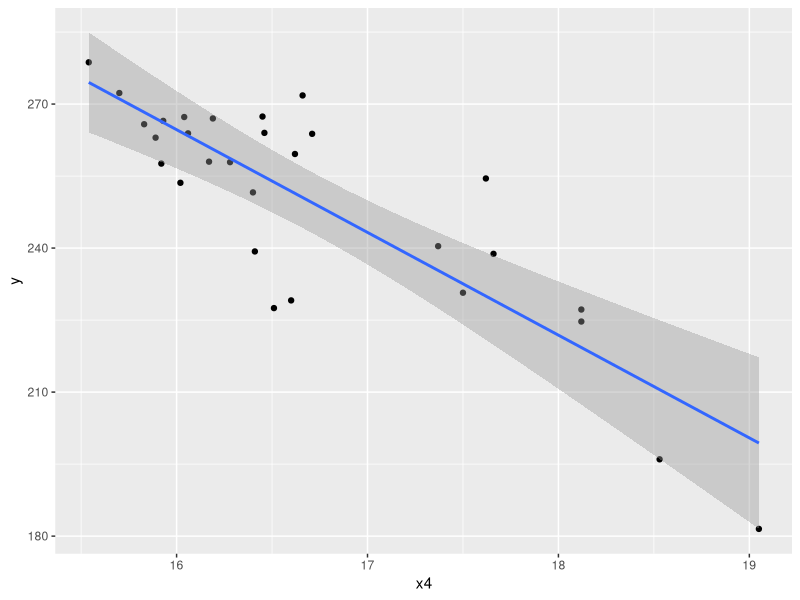
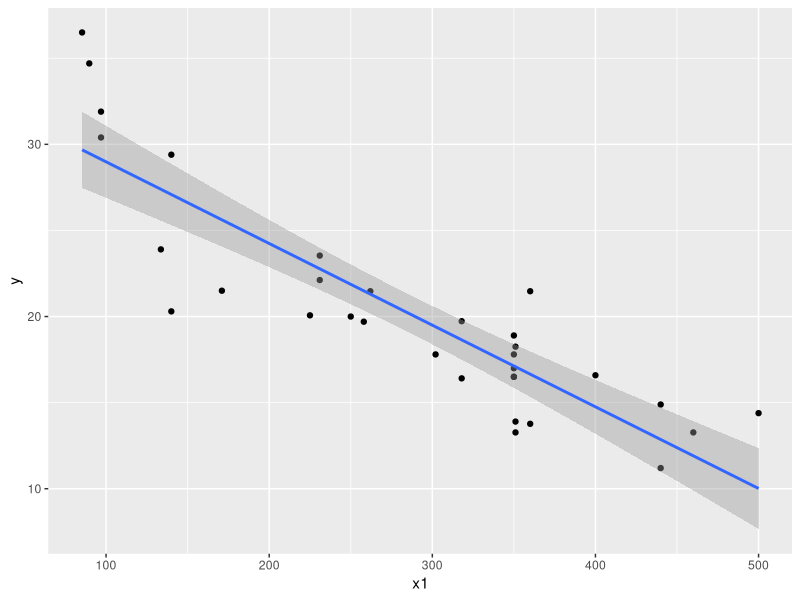
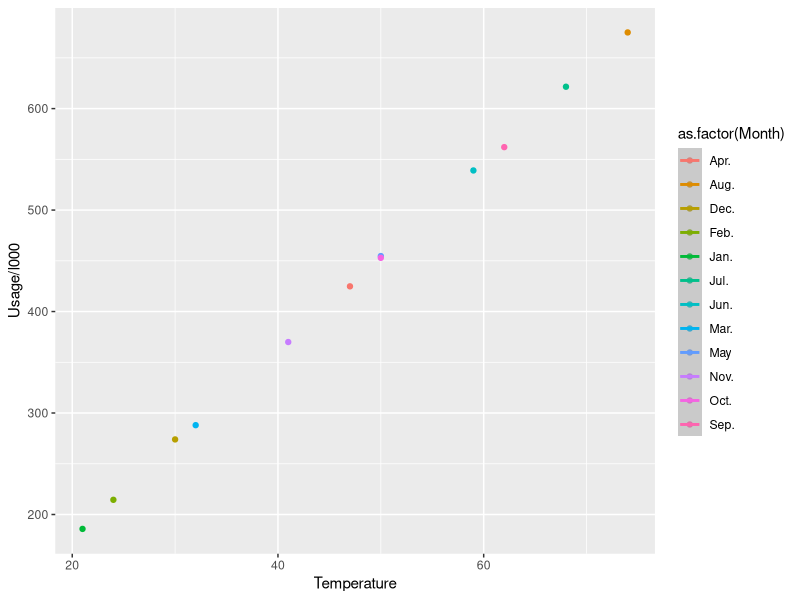

Source code (R) for these figures, in order:
## ---- chunk 1
knitr::opts_chunk$set(message=FALSE, warning=F, echo=TRUE)
options(width = 2000)
options(repos="https://cran.rstudio.com")
## ---- chunk 2
# Load the package 
library(readxl)
library(tidyverse)
library(broom)
# Import Data
table_b2 <- read_xlsx("Table B.2.xlsx")

# Observe the data frame
head(table_b2)

# visualizng y and x4
table_b2 %>% ggplot(aes(x4,y))+geom_point()+geom_smooth(method="lm", level=0.99)
## ---- chunk 3
# build the model
model_y_x4 <- lm(y ~ x4, data=table_b2)
model_y_x4
## ---- chunk 4
anova(model_y_x4)
## ---- chunk 5
model_y_x4 %>% confint(level=0.99)
## ---- chunk 6
model_y_x4 %>% summary()
## ---- chunk 7
model_y_x4 %>% predict(newdata = data.frame(x4=16.5), interval = "confidence", level=0.95)
## ---- chunk 8

# Import Data
table_b3 <- read_xlsx("Table B.3.xlsx")

# Observe the data frame
head(table_b3)

# visualizng y and x1
table_b3 %>% ggplot(aes(x1,y))+geom_point()+geom_smooth(method="lm")
## ---- chunk 9
# build the model
model_y_x1 <- lm(y ~ x1, data=table_b3)
model_y_x1
## ---- chunk 10
anova(model_y_x1)
## ---- chunk 11
model_y_x1 %>% summary()
## ---- chunk 12

model_y_x1 %>% predict(newdata = data.frame(x1=275), interval = "confidence", level=0.95)

## ---- chunk 13

model_y_x1 %>% predict(newdata = data.frame(x1=275), interval = "prediction", level=0.95)

## ---- chunk 14

# Import Data
table_12 <- read_xlsx("Problem 2.12.xlsx")

# Observe the data frame
glimpse(table_12)

# visualizng `Usage/l000` and Temperature
table_12 %>% ggplot(aes(Temperature,`Usage/l000`,col=as.factor(Month)))+geom_point( )+geom_smooth(method="lm")
## ---- chunk 15
# build the model
model_use_tem <- lm(`Usage/l000` ~ Temperature, data=table_12)

model_use_tem %>% summary()
## ---- chunk 16
2*pt(q = (9.20847-10)/0.03382, df = nrow(table_12)-2 , lower.tail = TRUE)
## ---- chunk 17

model_use_tem %>% predict(newdata = data.frame(Temperature=58), interval = "prediction", level=0.99)

